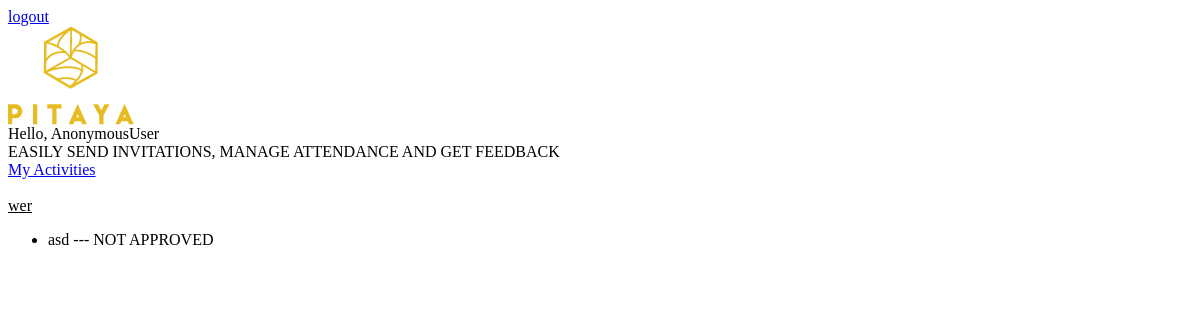
The page /emailsadd/status/4/ on the database as committed earlier.
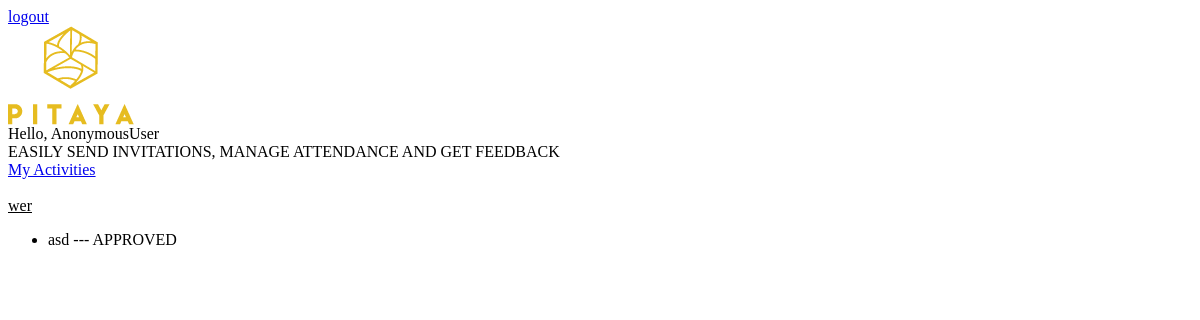
The same page on the database as committed later.
### emailsadd/models.py (models this page shows, shortened)
class Booker(models.Model):
    user_id = models.ForeignKey(User,default=1)
    manager_name = models.CharField(max_length=50, null=True)
    event_name = models.CharField(max_length=50)
    event_description = models.CharField(max_length=1000, null=True)
    location = models.CharField(max_length=50)
    to_time = models.TimeField()
    from_time = models.TimeField()
    date = models.DateField()
    manager_message = models.CharField(max_length=1000, null=True)

class Newsletter(models.Model):
    booker_id = models.ForeignKey(Booker)
    participants_name = models.CharField(max_length=50, null=True)
    participants_email = models.EmailField(max_length=254, blank=False,
                                           error_messages={'required': 'Please provide the email address.',
                                                           'unique': 'An account with this email exist.'}, )
    approved = models.BooleanField (default=False)

### emailsadd/views.py (the view)
# urls.py: url(r'^status/(?P<eid>\w+)/$', views.event_status, name='event_status'),
def event_status(request,eid):
    booking = Booker.objects.get(id=eid)
    participants = Newsletter.objects.filter(booker_id=booking.id)
    template = get_template('emailsadd/event_status.html')
    context = {
        'booking': booking,
        'participants':participants
    }
    return HttpResponse(template.render(context, request))

### emailsadd/templates/emailsadd/event_status.html
<a href="{% url 'django.contrib.auth.views.logout' %}">logout</a>
    <div class="header">
        <div class="header_infos">
            <img src="../../static/emailsadd/images/yellow%20logo.png" class="header_logo">
            <div class="header_menu">
                <div class="header_user"> Hello, {{ user }}</div>
            </div>
        </div>
        <div class="header_image">
            <div class="header_image_text">
                EASILY SEND INVITATIONS, MANAGE ATTENDANCE AND GET FEEDBACK
            </div>
        </div>
    </div>
 <a href="../../my_events" >My Activities</a> <br> <br>
<u>{{booking.event_name}}</u>
<ul>
{% for p in participants %}
    <li>{{p.participants_name}} --- {% if p.approved %} APPROVED {% else %} NOT APPROVED {% endif %}</li>
{% endfor %}
</ul>

Rows that differ between the two databases and show on the page:
changed Newsletter "asd": approved "NOT APPROVED" → "APPROVED"
